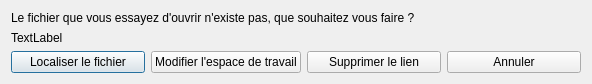
<?xml version="1.0" encoding="UTF-8"?>
<ui version="4.0">
 <class>ReloadDetailDialog</class>
 <widget class="QDialog" name="ReloadDetailDialog">
  <property name="geometry">
   <rect>
    <x>0</x>
    <y>0</y>
    <width>592</width>
    <height>81</height>
   </rect>
  </property>
  <property name="windowTitle">
   <string>Localiser le fichier lié</string>
  </property>
  <layout class="QVBoxLayout" name="verticalLayout">
   <item>
    <widget class="QLabel" name="label">
     <property name="text">
      <string>Le fichier que vous essayez d'ouvrir n'existe pas, que souhaitez vous faire ?</string>
     </property>
    </widget>
   </item>
   <item>
    <widget class="QLabel" name="labelName">
     <property name="text">
      <string>TextLabel</string>
     </property>
    </widget>
   </item>
   <item>
    <layout class="QHBoxLayout" name="horizontalLayout">
     <item>
      <widget class="QPushButton" name="pushButtonLocate">
       <property name="text">
        <string>Localiser le fichier</string>
       </property>
      </widget>
     </item>
     <item>
      <widget class="QPushButton" name="pushButtonWorkspace">
       <property name="text">
        <string>Modifier l'espace de travail</string>
       </property>
      </widget>
     </item>
     <item>
      <widget class="QPushButton" name="pushButtonDelete">
       <property name="text">
        <string>Supprimer le lien</string>
       </property>
      </widget>
     </item>
     <item>
      <widget class="QPushButton" name="pushButtonCancel">
       <property name="text">
        <string>Annuler</string>
       </property>
      </widget>
     </item>
    </layout>
   </item>
  </layout>
 </widget>
 <resources/>
 <connections/>
</ui>
